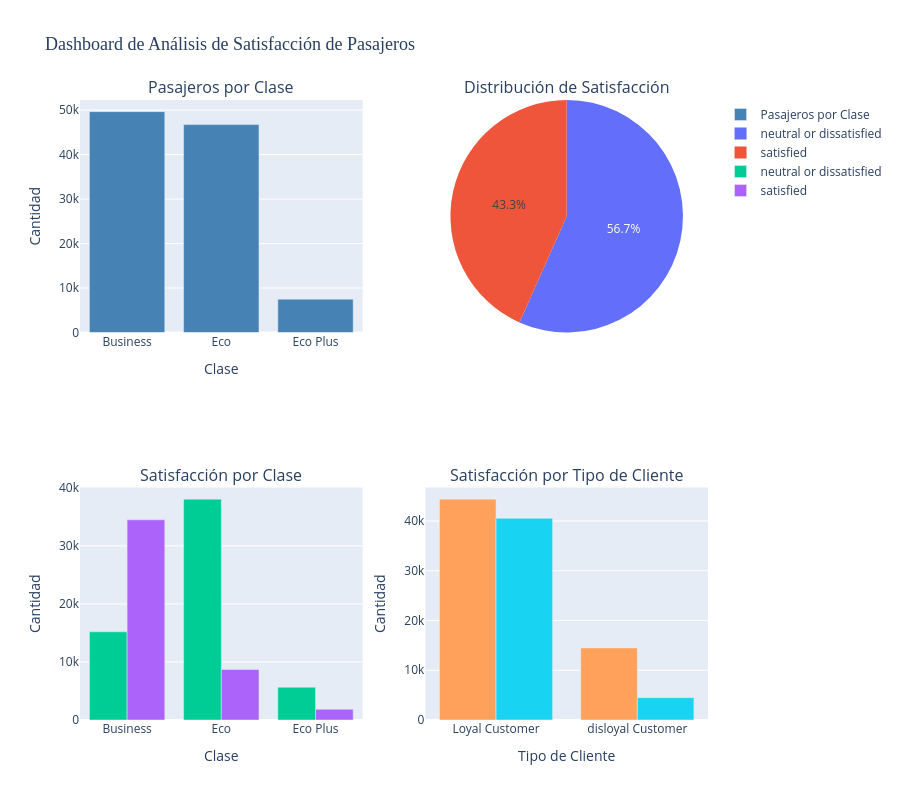

Notebook cell for this chart:
### Markdown cell above
### 📈 Dashboard de Múltiples Métricas

### Code cell
# Crear un dashboard con múltiples subplots
from plotly.subplots import make_subplots

fig = make_subplots(
    rows=2, cols=2,
    subplot_titles=('Pasajeros por Clase', 'Distribución de Satisfacción',
                    'Satisfacción por Clase', 'Satisfacción por Tipo de Cliente'),
    specs=[[{'type': 'bar'}, {'type': 'pie'}],
           [{'type': 'bar'}, {'type': 'bar'}]]
)

# Gráfico 1: Pasajeros por clase
pasajeros_clase = df.groupby('Class').size().sort_values(ascending=False)
fig.add_trace(
    go.Bar(x=pasajeros_clase.index, y=pasajeros_clase.values,
           name='Pasajeros por Clase', marker_color='steelblue'),
    row=1, col=1
)

# Gráfico 2: Pie de satisfacción
satisfaction_counts = df['satisfaction'].value_counts()
fig.add_trace(
    go.Pie(labels=satisfaction_counts.index, values=satisfaction_counts.values,
           name='Satisfacción'),
    row=1, col=2
)

# Gráfico 3: Satisfacción por clase
satisfaction_by_class = df.groupby(
    ['Class', 'satisfaction']).size().unstack(fill_value=0)
for col in satisfaction_by_class.columns:
    fig.add_trace(
        go.Bar(x=satisfaction_by_class.index, y=satisfaction_by_class[col],
               name=col),
        row=2, col=1
    )

# Gráfico 4: Satisfacción por tipo de cliente
if 'Customer Type' in df.columns:
    satisfaction_by_type = df.groupby(
        ['Customer Type', 'satisfaction']).size().unstack(fill_value=0)
    for col in satisfaction_by_type.columns:
        fig.add_trace(
            go.Bar(x=satisfaction_by_type.index, y=satisfaction_by_type[col],
                   name=col, showlegend=False),
            row=2, col=2
        )

# Actualizar layout
fig.update_layout(
    height=800,
    title_text="Dashboard de Análisis de Satisfacción de Pasajeros",
    title_font=dict(size=18, family='Arial Black'),
    showlegend=True
)

# Actualizar etiquetas de ejes
fig.update_xaxes(title_text="Clase", row=1, col=1)
fig.update_yaxes(title_text="Cantidad", row=1, col=1)
fig.update_xaxes(title_text="Clase", row=2, col=1)
fig.update_yaxes(title_text="Cantidad", row=2, col=1)
fig.update_xaxes(title_text="Tipo de Cliente", row=2, col=2)
fig.update_yaxes(title_text="Cantidad", row=2, col=2)

fig.show()

### Figure 1 — Plotly figure (JSON) as saved in the notebook; plotly's stock layout.template omitted (floating-point values rounded to 4 significant figures)
{"data": [{"marker": {"color": "steelblue"}, "name": "Pasajeros por Clase", "type": "bar", "x": ["Business", "Eco", "Eco Plus"], "xaxis": "x", "y": [49665, 46745, 7494], "yaxis": "y"}, {"domain": {"x": [0.55, 1], "y": [0.625, 1]}, "labels": ["neutral or dissatisfied", "satisfied"], "name": "Satisfacción", "type": "pie", "values": [58879, 45025]}, {"name": "neutral or dissatisfied", "type": "bar", "x": ["Business", "Eco", "Eco Plus"], "xaxis": "x2", "y": [15185, 38044, 5650], "yaxis": "y2"}, {"name": "satisfied", "type": "bar", "x": ["Business", "Eco", "Eco Plus"], "xaxis": "x2", "y": [34480, 8701, 1844], "yaxis": "y2"}, {"name": "neutral or dissatisfied", "showlegend": false, "type": "bar", "x": ["Loyal Customer", "disloyal Customer"], "xaxis": "x3", "y": [44390, 14489], "yaxis": "y3"}, {"name": "satisfied", "showlegend": false, "type": "bar", "x": ["Loyal Customer", "disloyal Customer"], "xaxis": "x3", "y": [40533, 4492], "yaxis": "y3"}], "layout": {"annotations": [{"font": {"size": 16}, "showarrow": false, "text": "Pasajeros por Clase", "x": 0.225, "xanchor": "center", "xref": "paper", "y": 1, "yanchor": "bottom", "yref": "paper"}, {"font": {"size": 16}, "showarrow": false, "text": "Distribución de Satisfacción", "x": 0.775, "xanchor": "center", "xref": "paper", "y": 1, "yanchor": "bottom", "yref": "paper"}, {"font": {"size": 16}, "showarrow": false, "text": "Satisfacción por Clase", "x": 0.225, "xanchor": "center", "xref": "paper", "y": 0.375, "yanchor": "bottom", "yref": "paper"}, {"font": {"size": 16}, "showarrow": false, "text": "Satisfacción por Tipo de Cliente", "x": 0.775, "xanchor": "center", "xref": "paper", "y": 0.375, "yanchor": "bottom", "yref": "paper"}], "height": 800, "showlegend": true, "title": {"font": {"family": "Arial Black", "size": 18}, "text": "Dashboard de Análisis de Satisfacción de Pasajeros"}, "xaxis": {"anchor": "y", "domain": [0, 0.45], "title": {"text": "Clase"}}, "xaxis2": {"anchor": "y2", "domain": [0, 0.45], "title": {"text": "Clase"}}, "xaxis3": {"anchor": "y3", "domain": [0.55, 1], "title": {"text": "Tipo de Cliente"}}, "yaxis": {"anchor": "x", "domain": [0.625, 1], "title": {"text": "Cantidad"}}, "yaxis2": {"anchor": "x2", "domain": [0, 0.375], "title": {"text": "Cantidad"}}, "yaxis3": {"anchor": "x3", "domain": [0, 0.375], "title": {"text": "Cantidad"}}}}
